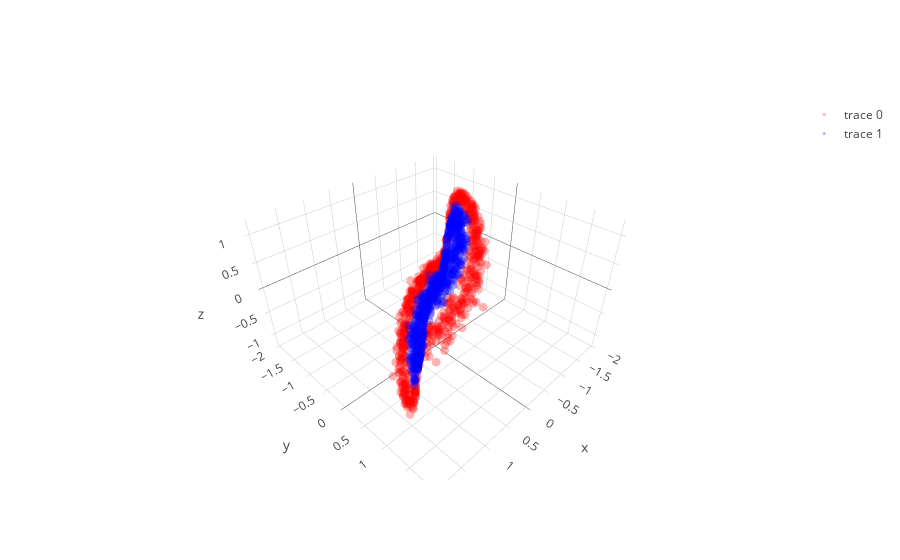

The code cell stored with this chart in its notebook:
### Code cell
learning_rate = 0.0008; beta1=0.999; beta2=0.999; adam_e = 1e-8 

l1 = PCA_layer(2,8)
l1b= batch_norm()
l2 = PCA_layer(8,3)
l2b= batch_norm()
l3 = PCA_layer(3,2)

mini_batch_size    = 20
training_iteration = 100

copyX = np.copy(X)
for iter in range(training_iteration):

    copyX = shuffle(copyX)
    for current_batch_index in range(0,len(X),mini_batch_size):
        current_batch = copyX[current_batch_index:current_batch_index+mini_batch_size]
        layer1,layer1_var = l1.feed_non(current_batch,0)
        layer1bn = l1b.feed(layer1)
        layer2,layer2_var = l2.feed_non(layer1bn,0)
        layer2bn = l2b.feed(layer2)
        layer3,layer3_var = l3.feed_linear(layer2bn)

        sys.stdout.write("Iter: " + str(iter) + " " + str(layer1_var.mean() + layer2_var.mean() + layer3_var.mean()) + '\r')
        sys.stdout.flush()
        
        grad3 = l3.back_linear()
        grad2bn = l2b.back(grad3)
        grad2 = l2.back_non(grad2bn,cancel=0,sign_value=-1)
        grad1bn = l1b.back(grad2)
        grad1 = l1.back_non(grad1bn,cancel=0,sign_value=1)
   
layer1,layer1_var = l1.feed_non(X,0)
layer1bn = l1b.feed(layer1)
layer2,layer2_var = l2.feed_non(layer1bn,0)
layer2bn = l2b.feed(layer2)
layer3,layer3_var = l3.feed_linear(layer2bn)

trace1 = go.Scatter3d(
    x=layer2bn[y==0,0],
    y=layer2bn[y==0,1],
    z=layer2bn[y==0,2],
    mode='markers',
    line=dict(color='red',width=0.5),
    marker=dict(size=3,opacity=0.3)
)
trace2 = go.Scatter3d(
    x=layer2bn[y==1,0],
    y=layer2bn[y==1,1],
    z=layer2bn[y==1,2],
    mode='markers',
    line=dict(color='blue',width=0.5),
    marker=dict(size=3,opacity=0.3)
)
data = [trace1,trace2]
fig  = go.Figure(data=data)
iplot(fig)

plt.figure(figsize=(8,6))
plt.scatter(layer3[y==0, 0], layer3[y==0, 1], color='red', alpha=0.5)
plt.scatter(layer3[y==1, 0], layer3[y==1, 1], color='blue', alpha=0.5)
plt.show()

### Figure 1 — Plotly figure (JSON) as saved in the notebook; plotly's stock layout.template omitted (floating-point values rounded to 4 significant figures; data arrays with more than 128 entries replaced by an {"elided": "..."} marker saying what was removed)
{"data": [{"line": {"color": "red", "width": 0.5}, "marker": {"opacity": 0.3, "size": 3}, "mode": "markers", "type": "scatter3d", "uid": "f819a8f6-9fed-4693-94f8-b8f680a5a501", "x": {"elided": "750 float values"}, "y": {"elided": "750 float values"}, "z": {"elided": "750 float values"}}, {"line": {"color": "blue", "width": 0.5}, "marker": {"opacity": 0.3, "size": 3}, "mode": "markers", "type": "scatter3d", "uid": "2b90acf4-aee3-4ddb-ac19-cca18d58abb4", "x": {"elided": "750 float values"}, "y": {"elided": "750 float values"}, "z": {"elided": "750 float values"}}], "layout": {}}
